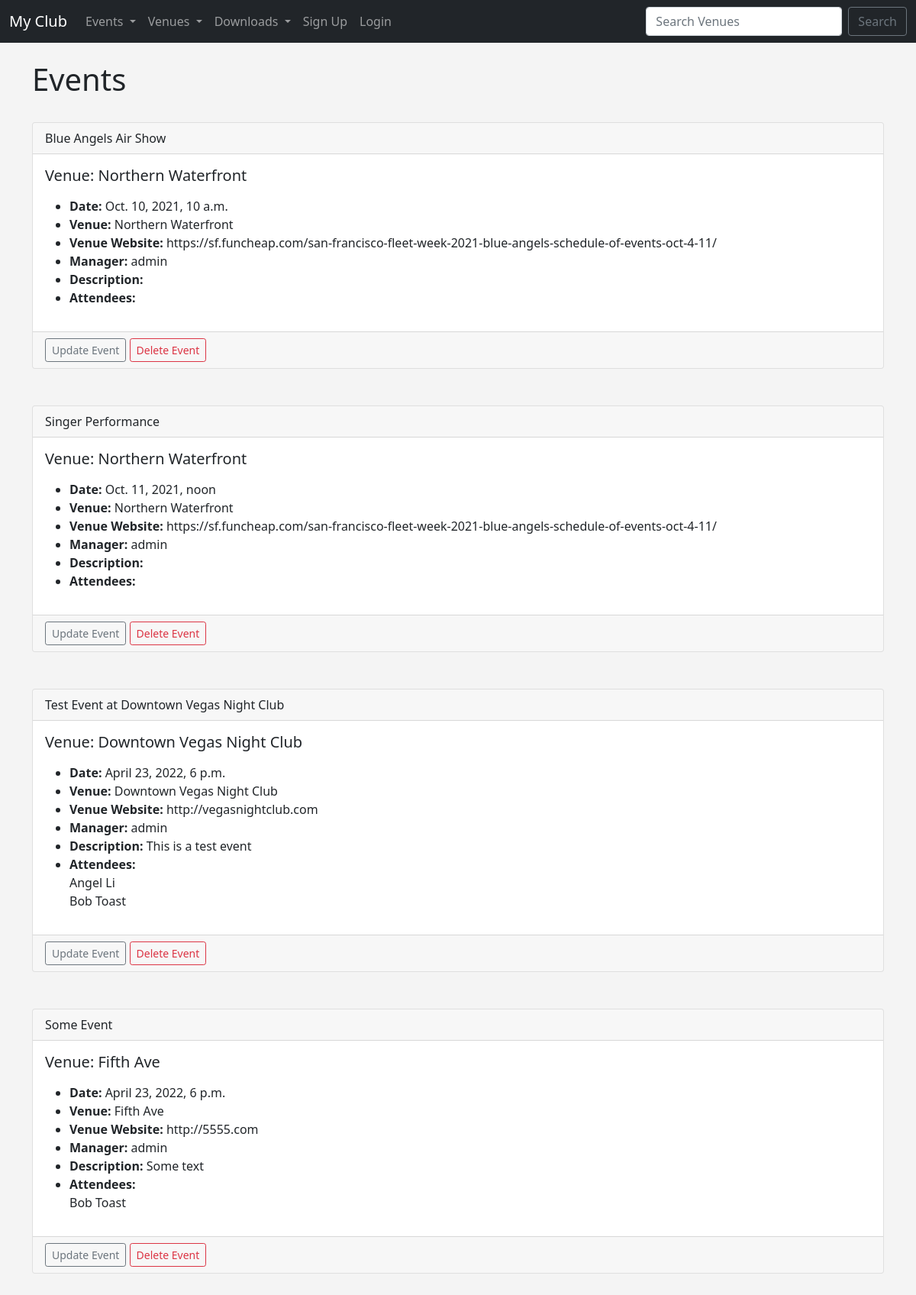
The app's page /events with its own data.
### events/models.py (models this page shows)
class Event(models.Model):
    name = models.CharField('Event Name', max_length=120)
    event_date = models.DateTimeField('Event Date')
    venue = models.ForeignKey(
        Venue, blank=True, null=True, on_delete=models.CASCADE)
    manager = models.ForeignKey(User, blank=True, null=True, on_delete=models.SET_NULL)
    description = models.TextField(blank=True)
    attendees = models.ManyToManyField(MyClubUser, blank=True)
    def __str__(self):
        return self.name

class Venue(models.Model):
    name = models.CharField('Venue Name', max_length=120)
    address = models.CharField(max_length=300)
    zip_code = models.CharField('Zip Code', max_length=15)
    phone = models.CharField('Contact Phone', max_length=25, blank=True)
    web = models.URLField('Website Address', blank=True)
    email_address = models.EmailField('Email Address', blank=True)
    def __str__(self):
        return self.name

class MyClubUser(models.Model):
    first_name = models.CharField(max_length=30)
    last_name = models.CharField(max_length=30)
    email = models.EmailField('User Email')
    def __str__(self):
        return self.first_name + ' ' + self.last_name

### events/views.py (the view)
# urls.py: path('events', views.all_events, name="list-events"),
def all_events(request):
    event_list = Event.objects.all().order_by('event_date')
    return render(request,
        'events/event_list.html', {
        "event_list": event_list})

### events/templates/events/event_list.html
{% extends 'events/base.html' %}
{% block content %}
<h1>Events</h1><br />
{% for event in event_list %}
  <div class="card">
    <div class="card-header">
      {{ event }}
    </div>
    <div class="card-body">
      <h5 class="card-title">Venue: {{ event.venue }}</h5>
      <p class="card-text">
        <ul>
          <li><strong>Date:</strong> {{ event.event_date }}</li>
          <li><strong>Venue:</strong> {{ event.venue }}</li>
          <li><strong>Venue Website:</strong> {{ event.venue.web }}</li>
          <li><strong>Manager:</strong> {{ event.manager }}</li>
          <li><strong>Description:</strong> {{ event.description }}</li>
          <li><strong>Attendees:</strong>
            {% for user in event.attendees.all %}
              <br />{{ user }}
            {% endfor %}
          </li>
        </ul>
      </p>
    </div>
    <div class="card-footer text-muted">
        <a href="{% url 'update-event' event.id %}" class="btn btn-outline-secondary btn-sm">Update Event</a>
        <a href="{% url 'delete-event' event.id %}" class="btn btn-outline-danger btn-sm">Delete Event</a>
    </div>
  </div>
  <br /><br />
{% endfor %}
{% endblock %}

### events/templates/events/base.html (shortened to what this page needs)
<!doctype html>
<html lang="en">
<head>
  <link href="https://cdn.jsdelivr.net/npm/bootstrap@5.1.2/dist/css/bootstrap.min.css" rel="stylesheet"
>
</head>
<body>
  {% include 'events/navbar.html' %}
  <br />
  <div class="container">
    {% block content %}
    {% endblock %}
  </div>
</body>
</html>

### events/templates/events/navbar.html (shortened to what this page needs)
<nav class="navbar navbar-expand-lg navbar-dark bg-dark">
  <div class="container-fluid">
    <a class="navbar-brand" href="{% url 'home' %}">My Club</a>
    <div class="collapse navbar-collapse" id="navbarSupportedContent">
      <ul class="navbar-nav me-auto mb-2 mb-lg-0">
        <li class="nav-item dropdown">
          <a class="nav-link dropdown-toggle" href="#" id="navbarScrollingDropdown" role="button" data-bs-toggle="dropdown" aria-expanded="false">
            Events
          </a>
        </li>
        <li class="nav-item dropdown">
          <a class="nav-link dropdown-toggle" href="#" id="navbarScrollingDropdown" role="button" data-bs-toggle="dropdown" aria-expanded="false">
            Venues
          </a>
        </li>
        <li class="nav-item dropdown">
          <a class="nav-link dropdown-toggle" href="#" id="navbarScrollingDropdown" role="button" data-bs-toggle="dropdown" aria-expanded="false">
            Downloads
          </a>
        </li>
        {% if user.is_authenticated %}
          <a class="nav-link" href="{% url 'logout' %}">Logout</a>
        {% else %}
          <li class="nav-item">
            <a class="nav-link" href="{% url 'register-user' %}">Sign Up</a>
          </li>
          <li class="nav-item">
            <a class="nav-link" href="{% url 'login' %}">Login</a>
          </li>
        {% endif %}
      </ul>
        <form class="d-flex" method=POST action="{% url 'search-venues' %}">
        <input class="form-control me-2" type="search" placeholder="Search Venues" aria-label="Search" name="searched">
        <button class="btn btn-outline-secondary" type="submit">Search</button>
      </form>
    </div>
  </div>
</nav>

### events/templates/events/base.html (style rules this page uses)
body { background: #f4f4f4 }

### records on screen
Event: name "Blue Angels Air Show", venue "Northern Waterfront", event_date "Oct. 10, 2021, 10 a.m.", venue.web "https://sf.funcheap.com/san-francisco-fleet-week-2021-blue-angels-schedule-of-events-oct-4-11/", manager "admin"
Event: name "Singer Performance", venue "Northern Waterfront", event_date "Oct. 11, 2021, noon", venue.web "https://sf.funcheap.com/san-francisco-fleet-week-2021-blue-angels-schedule-of-events-oct-4-11/", manager "admin"
Event: name "Test Event at Downtown Vegas Night Club", venue "Downtown Vegas Night Club", event_date "April 23, 2022, 6 p.m.", venue.web "http://vegasnightclub.com", manager "admin", description "This is a test event"
MyClubUser: first_name+last_name "Angel Li"
MyClubUser: first_name+last_name "Bob Toast"
Event: name "Some Event", venue "Fifth Ave", event_date "April 23, 2022, 6 p.m.", venue.web "http://5555.com", manager "admin", description "Some text"
